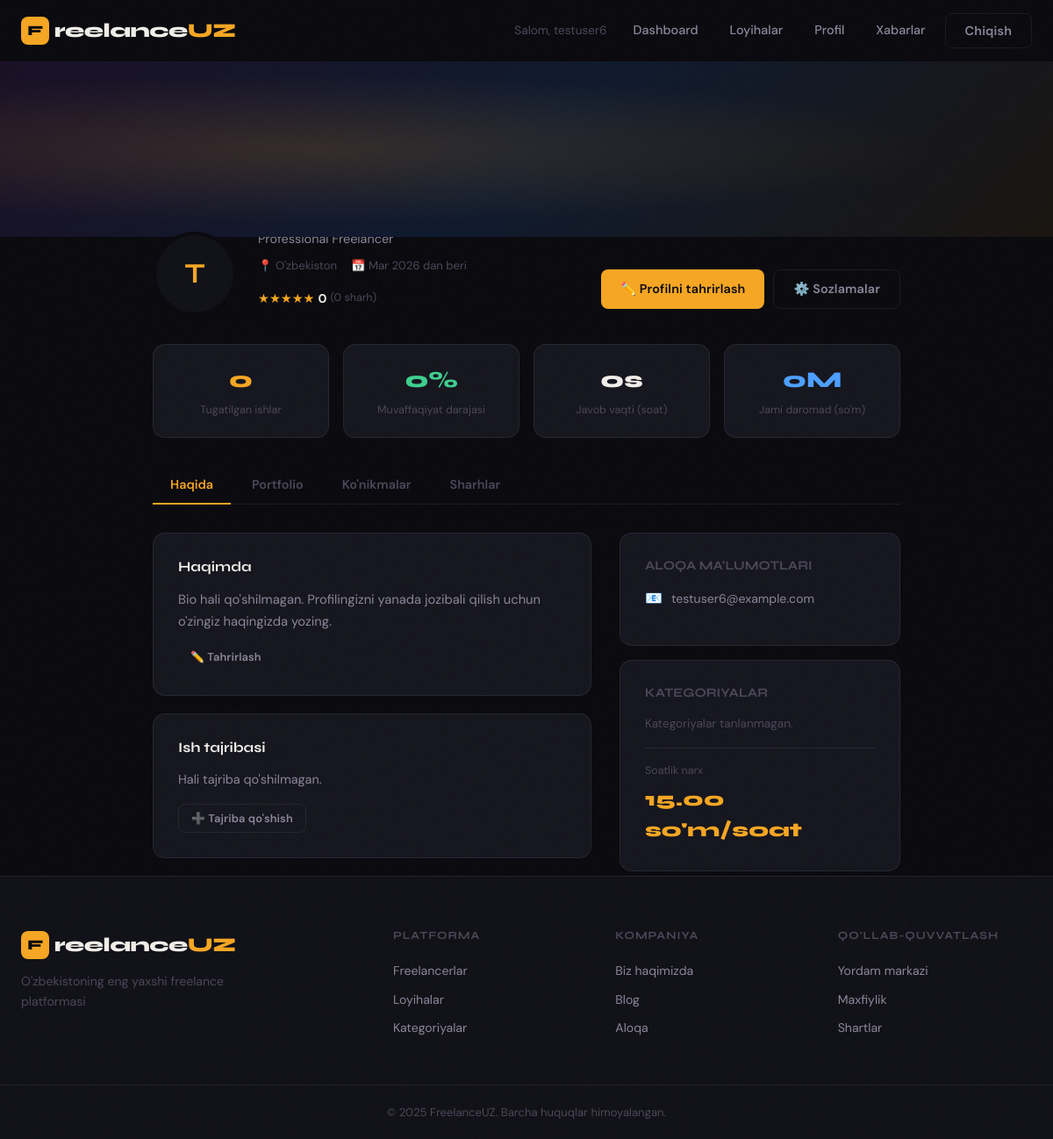
Before: /profile/ (signed in) with the older database file.
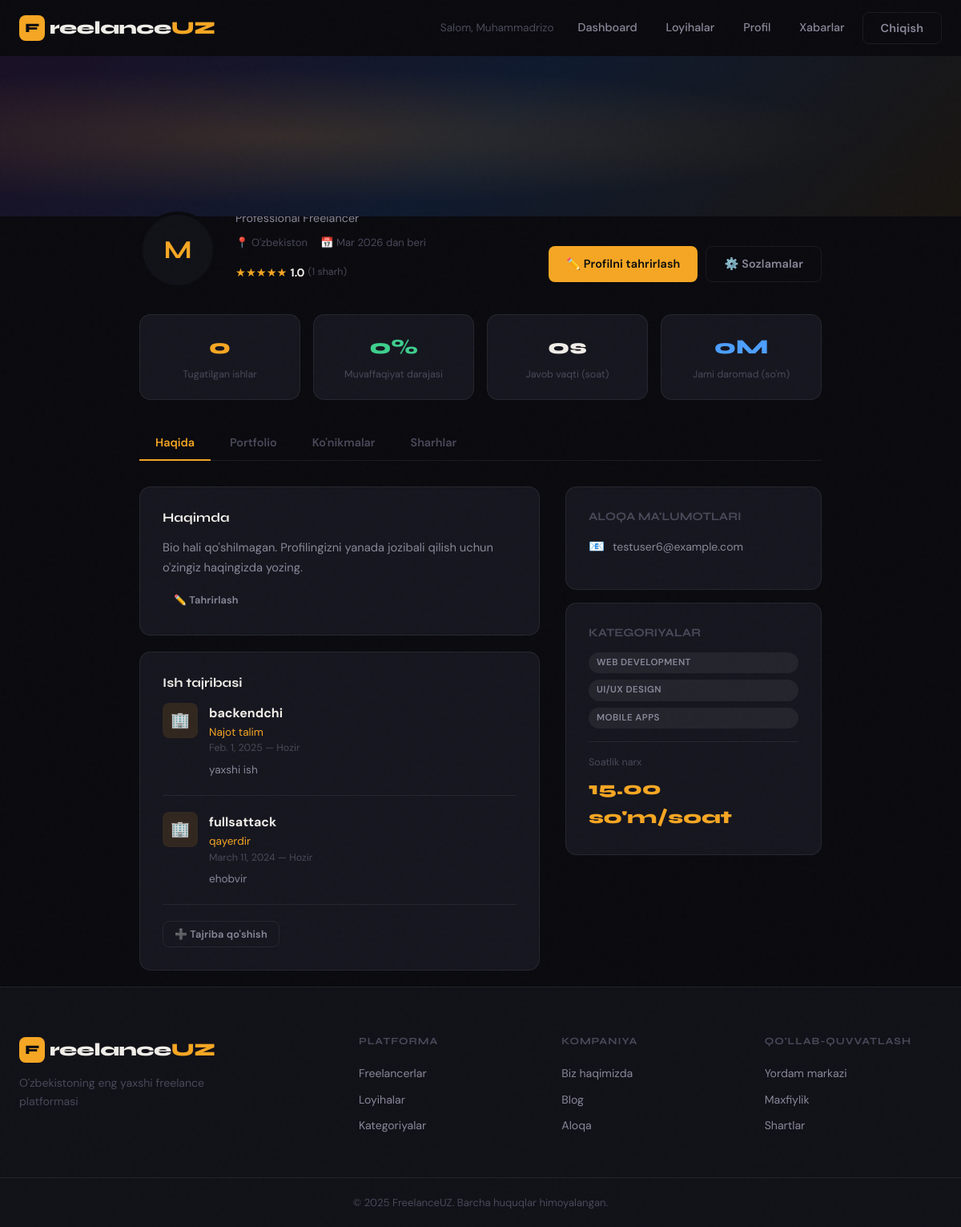
After: the same page with the newer database file.
### users/models.py (models this page shows, shortened)
class CustomUser(AbstractUser, TimeStamped):
    class Role(models.TextChoices):
        CLIENT = 'client', 'Client'
        FREELANCER = 'freelancer', 'Freelancer'
    role = models.CharField(max_length=13, choices=Role.choices, default=Role.CLIENT)
    bio = models.TextField(blank=True)
    avatar = models.ImageField(upload_to="users/avatar/", blank=True, null=True)
    phone = models.CharField(max_length=20, blank=True, null=True, unique=True)
    title = models.CharField(max_length=120, blank=True)
    location = models.CharField(max_length=120, blank=True)
    website = models.URLField(blank=True)
    telegram = models.CharField(max_length=64, blank=True)
    hourly_rate = models.DecimalField(max_digits=12, decimal_places=2, null=True, blank=True)
    cover_photo = models.ImageField(upload_to="users/cover/", blank=True, null=True)
    is_verified = models.BooleanField(default=False)
    is_online = models.BooleanField(default=False)
    categories = models.ManyToManyField("Category", blank=True, related_name="users")
    @property
    def profile(self):
        return self
    @property
    def received_reviews(self):
        from django.apps import apps
        Review = apps.get_model("service", "Review")
        return Review.objects.filter(freelancer=self)

class Experience(TimeStamped):
    user = models.ForeignKey(CustomUser, on_delete=models.CASCADE, related_name="experiences")
    title = models.CharField(max_length=120)
    company = models.CharField(max_length=120)
    start_date = models.DateField()
    end_date = models.DateField(null=True, blank=True)
    description = models.TextField(blank=True)
    class Meta:
        ordering = ("-start_date",)

class Category(models.Model):
    name = models.CharField(max_length=60, unique=True)

### users/views.py (the view, shortened to what this page needs)
# urls.py: path("profile/", ProfileView.as_view(), name='profile'),
class ProfileView(LoginRequiredMixin, View):
    login_url = 'login'
    def get(self, request):
        profile_user = request.user
        if profile_user.role == CustomUser.Role.FREELANCER:
            contracts = Contract.objects.filter(freelancer=profile_user)
            completed_contracts = contracts.filter(status=Contract.StatusChoices.FINISHED)
            total_earned = completed_contracts.aggregate(total=Sum("agreed_price")).get("total") or 0
            reviews_agg = Review.objects.filter(freelancer=profile_user).aggregate(avg_rating=Avg("rating"), total_reviews=Count("id"))
            avg_rating = reviews_agg.get("avg_rating") or 0
            reviews_count = reviews_agg.get("total_reviews") or 0
            success_rate = int((completed_contracts.count() / contracts.count()) * 100) if contracts.exists() else 0
            completed_jobs = completed_contracts.count()
        context = {
            'profile_user': profile_user,
            'is_own_profile': True,
            'completed_jobs': completed_jobs,
            'success_rate': success_rate,
            'response_time': 0,
            'total_earned': int(total_earned),
            'rating': round(float(avg_rating), 1) if avg_rating else 0,
            'reviews_count': reviews_count,
            'skill_form': SkillForm(),
            'experience_form': ExperienceForm(),
            'portfolio_form': PortfolioItemForm(),
        }
        return render(request, 'profile.html', context)

### service/models.py (called while the page is built)
    @property
    def author(self):
        return self.client

### templates/profile.html (shortened to what the changed rows need)
{% extends 'base.html' %}
{% load static %}
{% block content %}
<div class="profile-content" style="padding-top:0;">
  <div class="profile-avatar-section">
    <div class="profile-avatar-wrap">
      <div class="profile-avatar-img">
        {% if profile_user.profile.avatar %}
          <img src="{{ profile_user.profile.avatar.url }}" alt="{{ profile_user.get_full_name }}"
            style="width:100%;height:100%;border-radius:50%;object-fit:cover;">
        {% else %}
          {{ profile_user.first_name.0|default:profile_user.username.0|upper }}
        {% endif %}
      </div>
    </div>
    <div class="profile-info">
      <div style="display:flex;align-items:center;gap:12px;flex-wrap:wrap;">
        <h1>{{ profile_user.get_full_name|default:profile_user.username }}</h1>
        {% if profile_user.profile.role == 'freelancer' %}
          <span class="badge badge-accent">Freelancer</span>
        {% else %}
          <span class="badge badge-info">Mijoz</span>
        {% endif %}
      </div>
      <p style="margin-top:4px;">{{ profile_user.profile.title|default:"Professional Freelancer" }}</p>
      <div style="display:flex;align-items:center;gap:16px;margin-top:8px;flex-wrap:wrap;">
        <span style="font-size:0.82rem;color:var(--text-muted);">
          📍 {{ profile_user.profile.location|default:"O'zbekiston" }}
        </span>
        <span style="font-size:0.82rem;color:var(--text-muted);">
          📅 {{ profile_user.date_joined|date:"M Y" }} dan beri
        </span>
        {% if profile_user.profile.role == 'freelancer' %}
        <div style="display:flex;align-items:center;gap:4px;">
          <div class="stars">★★★★★</div>
          <span style="font-size:0.88rem;font-weight:700;">{{ rating }}</span>
          <span style="font-size:0.78rem;color:var(--text-muted);">({{ reviews_count }} sharh)</span>
        </div>
        {% endif %}
      </div>
    </div>
  </div>
  <div class="tab-content" data-content="about">
    <div style="display:grid;grid-template-columns:1fr 320px;gap:32px;">
      <div>
        <div class="card" style="margin-bottom:20px;">
          {% if is_own_profile %}
            <div id="bioDisplay">
              <p style="color:var(--text-secondary);line-height:1.7;font-size:0.92rem;">
                {{ profile_user.profile.bio|default:"Bio hali qo'shilmagan. Profilingizni yanada jozibali qilish uchun o'zingiz haqingizda yozing." }}
              </p>
              <button onclick="editBio()" class="btn btn-ghost btn-sm" style="margin-top:12px;">✏️ Tahrirlash</button>
            </div>
          {% else %}
            <p style="color:var(--text-secondary);line-height:1.7;font-size:0.92rem;">
              {{ profile_user.profile.bio|default:"Foydalanuvchi hali bio qo'shmagan." }}
            </p>
          {% endif %}
        </div>
        {% if profile_user.profile.role == 'freelancer' %}
        <div class="card" style="margin-bottom:20px;">
          <h3 style="font-size:1rem;margin-bottom:16px;">Ish tajribasi</h3>
          {% if profile_user.experiences.exists %}
            {% for exp in profile_user.experiences.all %}
            <div style="display:flex;gap:14px;margin-bottom:20px;padding-bottom:20px;border-bottom:1px solid var(--border);">
              <div style="width:44px;height:44px;background:var(--accent-dim);border-radius:var(--radius-sm);display:flex;align-items:center;justify-content:center;font-size:1.2rem;flex-shrink:0;">🏢</div>
              <div>
                <div style="font-weight:700;">{{ exp.title }}</div>
                <div style="font-size:0.85rem;color:var(--accent);">{{ exp.company }}</div>
                <div style="font-size:0.78rem;color:var(--text-muted);">{{ exp.start_date }} — {{ exp.end_date|default:'Hozir' }}</div>
                {% if exp.description %}
                  <p style="font-size:0.85rem;color:var(--text-secondary);margin-top:6px;">{{ exp.description }}</p>
                {% endif %}
              </div>
            </div>
            {% endfor %}
          {% else %}
            <p style="color:var(--text-secondary);font-size:0.9rem;">Hali tajriba qo'shilmagan.</p>
          {% endif %}
          {% if is_own_profile %}
            <div style="margin-top:16px;">
              <button class="btn btn-outline btn-sm" type="button" onclick="toggleExperienceForm()">➕ Tajriba qo'shish</button>
            </div>
          {% endif %}
        </div>
        {% endif %}
      </div>
      <div>
        <div class="card" style="margin-bottom:16px;">
          <div style="display:flex;align-items:center;gap:10px;margin-bottom:12px;">
            <span>📧</span>
            <span style="font-size:0.88rem;color:var(--text-secondary);">{{ profile_user.email }}</span>
          </div>
        </div>
        {% if profile_user.profile.role == 'freelancer' %}
        <div class="card">
          <div style="display:flex;flex-direction:column;gap:8px;">
            {% for cat in profile_user.profile.categories.all %}
              <span class="badge badge-muted">{{ cat.name }}</span>
            {% empty %}
              <span style="font-size:0.85rem;color:var(--text-muted);">Kategoriyalar tanlanmagan.</span>
            {% endfor %}
          </div>
          {% if profile_user.profile.hourly_rate %}
          <div style="margin-top:16px;padding-top:16px;border-top:1px solid var(--border);">
            <div style="font-size:0.78rem;color:var(--text-muted);">Soatlik narx</div>
            <div style="font-family:var(--font-display);font-size:1.4rem;font-weight:800;color:var(--accent);margin-top:4px;">
              {{ profile_user.profile.hourly_rate }} so'm/soat
            </div>
          </div>
          {% endif %}
        </div>
        {% endif %}
      </div>
    </div>
  </div>
</div>
{% endblock %}

### templates/base.html (shortened to what this page needs)
<!DOCTYPE html>
<html lang="uz">
<head>
    {% load static %}
    <link rel="stylesheet" href="{% static 'css/main.css' %}">
</head>
<body class="{% block body_class %}{% endblock %}">
<nav class="navbar" id="navbar">
    <div class="nav-container">
        <a href="{% url 'home' %}" class="nav-logo">
            <span class="logo-mark">F</span>
            <span class="logo-text">reelance<em>UZ</em></span>
        </a>
        <div class="nav-links">
            {% if user.is_authenticated %}
                <span class="nav-greeting">Salom, {{ user.first_name|default:user.username }}</span>
                <a href="{% url 'home' %}" class="nav-link">Dashboard</a>
                {% if user.role == 'freelancer' %}
                    <a href="{% url 'project_list' %}" class="nav-link">Loyihalar</a>
                {% endif %}
                <a href="{% url 'profile' %}" class="nav-link">Profil</a>
                <a href="{% url 'chat' %}" class="nav-link">Xabarlar</a>
                <form action="{% url 'logout' %}" method="post" class="logout-form">
                    <button type="submit" class="btn btn-outline">Chiqish</button>
                </form>
            {% else %}
                <a href="{% url 'login' %}" class="nav-link">Kirish</a>
                <a href="{% url 'signup' %}" class="btn btn-primary">Ro'yxatdan o'tish</a>
            {% endif %}
        </div>
    </div>
</nav>
<main class="main-content">
    {% block content %}{% endblock %}
</main>
<footer class="footer">
    <div class="footer-container">
        <div class="footer-brand">
            <a href="{% url 'home' %}" class="nav-logo">
                <span class="logo-mark">F</span>
                <span class="logo-text">reelance<em>UZ</em></span>
            </a>
            <p>O'zbekistoning eng yaxshi freelance platformasi</p>
        </div>
        <div class="footer-links">
            <div class="footer-col">
                <h4>Platforma</h4>
                <a href="{% url 'home' %}">Freelancerlar</a>
                <a href="{% url 'home' %}">Loyihalar</a>
                <a href="{% url 'home' %}">Kategoriyalar</a>
            </div>
            <div class="footer-col">
                <h4>Kompaniya</h4>
                <a href="{% url 'home' %}">Biz haqimizda</a>
                <a href="{% url 'home' %}">Blog</a>
                <a href="{% url 'home' %}">Aloqa</a>
            </div>
            <div class="footer-col">
                <h4>Qo'llab-quvvatlash</h4>
                <a href="{% url 'home' %}">Yordam markazi</a>
                <a href="{% url 'home' %}">Maxfiylik</a>
                <a href="{% url 'home' %}">Shartlar</a>
            </div>
        </div>
    </div>
    <div class="footer-bottom">
        <p>© 2025 FreelanceUZ. Barcha huquqlar himoyalangan.</p>
    </div>
</footer>
</body>
</html>

Changed rows visible on the page:
changed CustomUser "Professional Freelancer": first_name "testuser6" → "Muhammadrizo"; first_name.0 "T" → "M"
added Experience: title "backendchi", company "Najot talim", start_date "Feb. 1, 2025", end_date "Hozir", description "yaxshi ish"
added Experience: title "fullsattack", company "qayerdir", start_date "March 11, 2024", end_date "Hozir", description "ehobvir"
now on this page (row unchanged): Category: name "WEB DEVELOPMENT"
now on this page (row unchanged): Category: name "UI/UX DESIGN"
now on this page (row unchanged): Category: name "MOBILE APPS"
Other visible differences:
{{ rating }}: "0" → "1.0"
{{ reviews_count }}: "0" → "1"
text no longer shown: "Hali tajriba qo'shilmagan. Kategoriyalar tanlanmagan."
